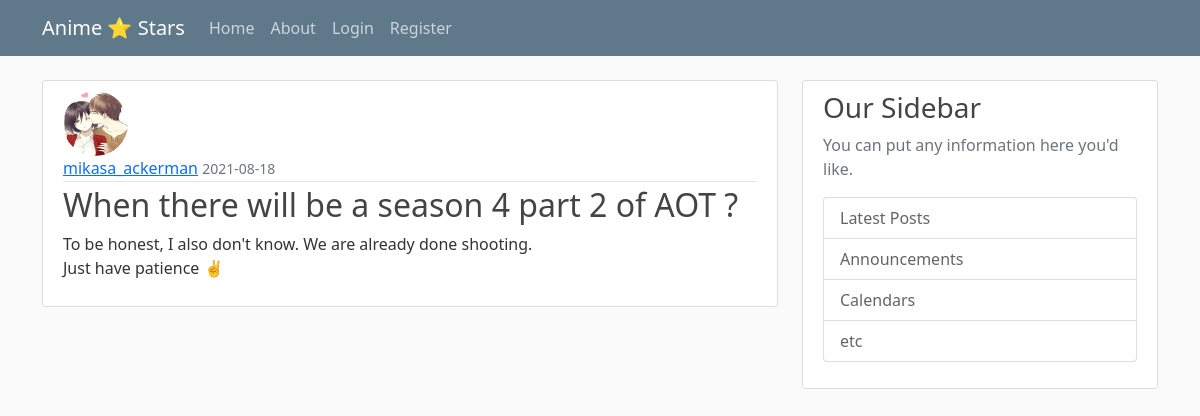
Screenshot of /post/2 with the database file from the repository.
### main/models.py (models this page shows, shortened)
class User(db.Model, UserMixin):
    id = db.Column(db.Integer, primary_key=True)
    username = db.Column(db.String(20), unique=True, nullable=False)
    email = db.Column(db.String(120), unique=True, nullable=False)
    image_file = db.Column(db.String(20), nullable=False, default='default.jpg')
    password = db.Column(db.String(60), nullable=False)
    posts = db.relationship('Post', backref='author', lazy=True)

class Post(db.Model):
    id = db.Column(db.Integer, primary_key=True)
    title = db.Column(db.String(100), nullable=False)
    date_posted = db.Column(db.DateTime, nullable=True, default=datetime.utcnow)
    content = db.Column(db.Text, nullable=False)
    user_id = db.Column(db.Integer, db.ForeignKey('user.id'), nullable=False)

### main/routes.py (the view)
@app.route('/post/<int:post_id>')
def post(post_id):
    post = Post.query.get_or_404(post_id)
    return render_template('post.html', title='post.title', post=post)

### main/templates/post.html (shortened to what this page needs)
{% extends "layout.html" %}
{% block content %}
   <article class="media content-section">
      <img class="rounded-circle article-img" src="{{ url_for('static', filename='profile_pics/' + post.author.image_file) }}">
      <div class="media-body">
        <div class="article-metadata">
          <a class="mr-2" href="{{ url_for('user_post', username=post.author.username) }}">{{ post.author.username }}</a>
          <small class="text-muted">{{ post.date_posted.strftime('%Y-%m-%d') }}</small>
        </div>
        <h2 class="article-title">{{ post.title }}</h2>
        <p class="article-content">{{ post.content }}</p>
      </div>
   </article>
{% endblock content %}

### main/static/main.css (style rules this page uses)
body { background: #fafafa; color: #333333; margin-top: 5rem; }
h1, h2, h3, h4, h5, h6 { color: #444444; }
.content-section { background: #ffffff; padding: 10px 20px; border: 1px solid #dddddd; border-radius: 3px; margin-bottom: 20px; }
.article-title { color: #444444; }
.article-content { white-space: pre-line; }
.article-img { height: 65px; width: 65px; margin-right: 16px; }
.article-metadata { padding-bottom: 1px; margin-bottom: 4px; border-bottom: 1px solid #e3e3e3 }

### rows the page displays
User: image_file (picture), author.username "mikasa_ackerman"
Post: date_posted "2021-08-18", title "When there will be a season 4 part 2 of AOT ?", content "To be honest, I also don't know. We are already done shooting. Just have patience ✌️"
